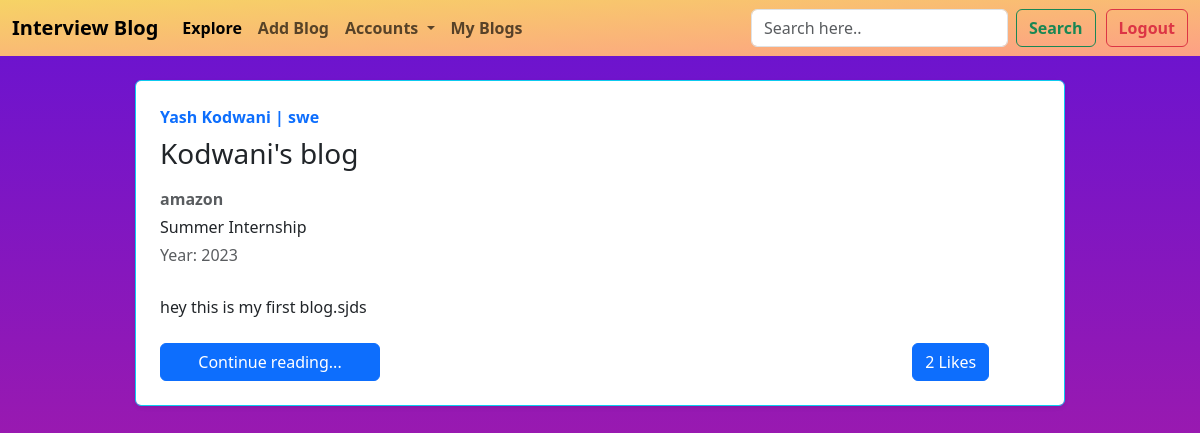
The app's page /bookmarks_list/ (signed in) with its own data.
### BlogApp/models.py (models this page shows, shortened)
class BlogPost(models.Model):
    post_id = models.AutoField(primary_key=True)
    blog_title = models.CharField(max_length=100,default="Read my first post")
    blog_content = models.TextField(default="..")
    company_name = models.CharField(max_length=50,default="")
    CHOICES = (('Summer Internship','Summer Intership'),('Winter Internship Only','Winter Intership Only'),('Winter Internship & Job','Winter Internship & Job'),('Job Only','Job Only'))
    job_offer_type = models.CharField(max_length=100, choices=CHOICES, default="Job Only")
    job_profile = models.CharField(max_length=50,default="")
    year = models.IntegerField()
    author = models.ForeignKey(User,on_delete=models.CASCADE,blank=True,null=True)
    bookmarks = models.ManyToManyField(User, default=None, blank=True, related_name='bookmarks')
    likes = models.ManyToManyField(User, default=None, blank=True, related_name='likes')

### BlogApp/views.py (the view)
# urls.py: path('bookmarks_list/', views.bookmarkslist, name="bookmarkslist"),
def bookmarkslist(request):
    list = BlogPost.objects.filter(bookmarks=request.user)
    return render(request, 'bookmarks.html', {'list': list})

### BlogApp/templates/bookmarks.html (shortened to what this page needs)
<!doctype html>
<html lang="en">
  <head>
    <link href="https://cdn.jsdelivr.net/npm/bootstrap@5.3.0-alpha1/dist/css/bootstrap.min.css" rel="stylesheet">
  </head>
  <body>
    <nav class="navbar navbar-expand-lg " style=" background: linear-gradient(to right bottom, rgba(246, 211, 101, 1), rgba(253, 160, 133, 1)); ">
        <div class="container-fluid">
          <a class="navbar-brand" href="#" style=" font-weight:bold;">Interview Blog</a>
          <div class="collapse navbar-collapse" id="navbarSupportedContent">
            <ul class="navbar-nav me-auto mb-2 mb-lg-0">
              <li class="nav-item">
                <a class="nav-link active " style=" font-weight:bold;" aria-current="page" href="{% url 'home' %}">Explore</a>
              </li>
              <li class="nav-item">
                <a class="nav-link" style=" font-weight:bold;" href="{% url 'addpost' %}">Add Blog</a>
              </li>
              <li class="nav-item dropdown">
                <a class="nav-link dropdown-toggle" style=" font-weight:bold;" href="#" role="button" data-bs-toggle="dropdown" aria-expanded="false">
                    Accounts
                </a>
              </li>
              <li class="nav-item">
                <a class="nav-link " style=" font-weight:bold;" href="{% url 'myblogs' %}">My Blogs</a>
              </li>
            </ul>
            <form class="d-flex" role="search" method="get" action="/search" >
              <input class="form-control me-2" type="search" placeholder="Search here.." aria-label="Search" name="search" id="search">
              <button class="btn btn-outline-success" style=" font-weight:bold;" type="submit">Search</button>
            </form>
            <button class="btn btn-outline-danger" style=" font-weight:bold; margin-left: 10px;" type="submit">
                 <a class="nav-link" style=" font-weight:bold;" href="{% url 'logout' %}">Logout</a>
            </button>
          </div>
        </div>
      </nav>
      <section class="vh-100">
        <div style="height: auto;">
        <div class="container my-4">
            {% for i in list %}
                  <div class="col-md-10 offset-md-1">
                      <div
                          class="row g-0 border border-info rounded overflow-hidden flex-md-row mb-5 shadow-sm h-md-250 position-relative">
                          <div class="col p-4 d-flex flex-column position-static bg-white ">
                              <strong class="d-inline-block mb-2 text-primary">{{i.author.first_name}} {{i.author.last_name}} | {{i.job_profile}}</strong>
                              <h3 class="mb-3">{{i.blog_title}}</h3>
                              <div class="mb-1 text-muted" style="font-weight: bold;"> {{i.company_name}} </div>
                              <p class="card-text mb-1">{{i.job_offer_type}}</p>
                              <div class="mb-1 text-muted">Year: {{i.year}}</div>
                              <br>
                        <p>{{i.blog_content|slice:100}}</p>
                              <div><a href="/viewpost/{{i.post_id}}" class=" btn btn-primary mt-2" role="button" style="width: 25%;">Continue reading...</a>
                              <button type="button" class="btn btn-primary mt-2" style="margin-left: 60%;">{{i.likes.count}} Likes</button></div>
                          </div>
                      </div>
                  </div>
                  {% endfor %}
          </div>
        </div>
      </section>
    </body>
  </html>

### BlogApp/templates/bookmarks.html (style rules this page uses)
body { background: linear-gradient(to top, #cc208e 0%, #6713d2 100%); }

### records on screen
BlogPost: author.first_name "Yash", author.last_name "Kodwani", job_profile "swe", blog_title "Kodwani's blog", company_name "amazon", job_offer_type "Summer Internship", year "2023", blog_content "hey this is my first blog.sjds", likes.count "2"
